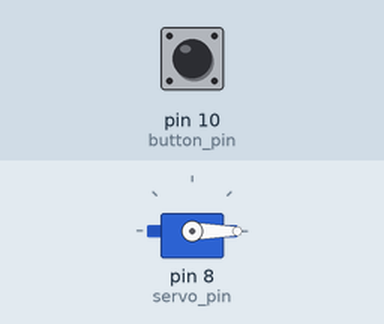
Recording of a sketch running on a simulated Arduino Uno, built with avr-gcc and run on an emulated ATmega328P. On the bench: servo. The test bench sets the inputs (shaded band); at power-on: pin 10 (button_pin) HIGH.

Above: at 1.2 s.
1.3 s: pin 10 (button_pin) pulled LOW for 3.2 s
At 4.9 s:
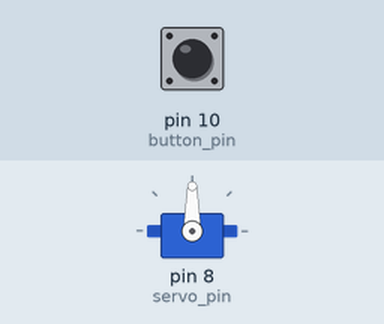
6.0 s: pin 10 (button_pin) pulled LOW for 0.15 s
At 7.4 s:
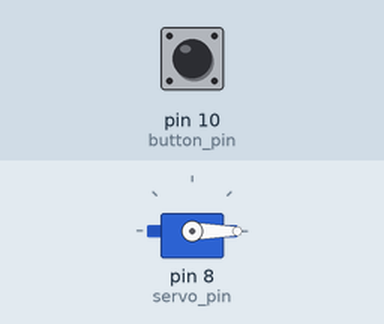
Timing chart, 0 to 9.0 s (numbered marks = the images above; inputs shaded):
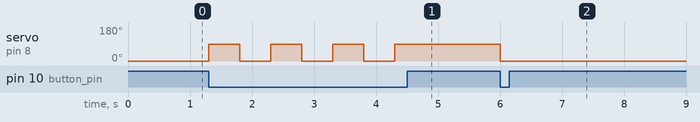

Measured:
- after the input at 1.3 s, servo on pin 8 (servo_pin): alternates 90° for 0.50 s and 0° for 0.50 s, 7 changes in all, then stays 90°, starting at once
- after the input at 6.0 s, servo on pin 8 (servo_pin): 90° → 0° at once

The sketch:

sg90-move-servo-with-button.ino
```cpp
#include <Servo.h>

Servo servo;
const int servo_pin = 8;
int servo_angle = 0;

const int button_pin = 10;

void setup() {
  servo.attach(servo_pin);
  servo.write(servo_angle);
  pinMode(button_pin, INPUT_PULLUP); // Set the internal pull up resistor, unpressed button is HIGH
}

void loop() {
  if (digitalRead(button_pin) == LOW) { // if button is pressed
    if (servo_angle == 0) {
      servo_angle = 90;
    } else {
      servo_angle = 0;
    }
    servo.write(servo_angle);
    delay(500);
  }
}
```
